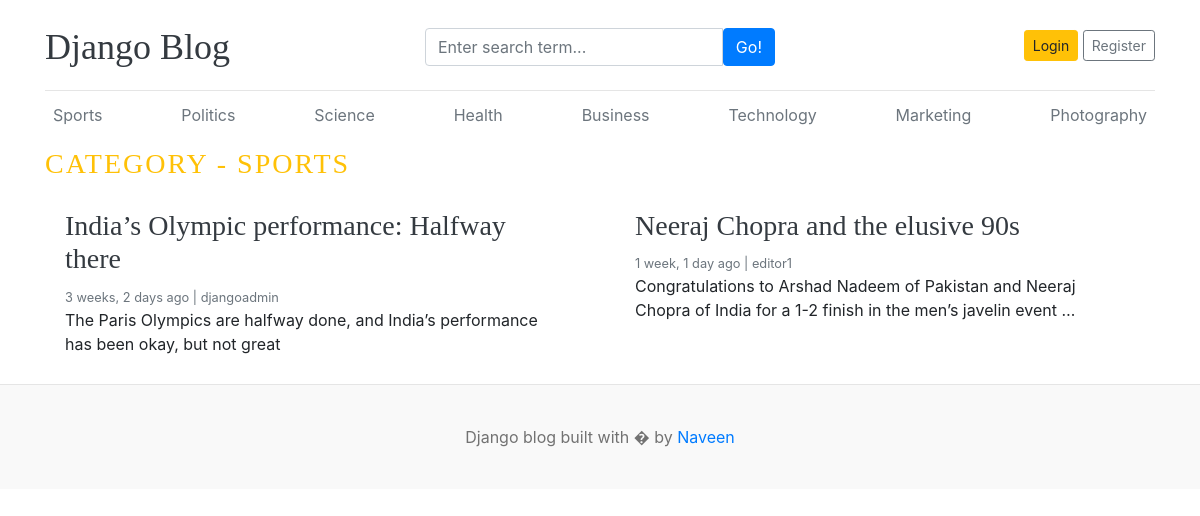
Page /category/1/ on the committed database.
### blog_mod/models.py (models this page shows, shortened)
class Category(models.Model):
    category_name = models.CharField(max_length=50, unique=True)
    created_at = models.DateTimeField(auto_now_add=True)
    updated_at = models.DateTimeField(auto_now=True)
    class Meta:
        verbose_name_plural = "categories"

class Blog(models.Model):
    title = models.CharField(max_length=100)
    slug = models.SlugField(max_length=150, unique=True, blank=True) # blank=true means it is optional field
    category = models.ForeignKey(Category, on_delete=models.CASCADE)
    author = models.ForeignKey(User, models.CASCADE)
    featured_image = models.ImageField(upload_to="uploads/%Y/%m/%d")
    short_description = models.TextField(max_length=500)
    blog_body = models.TextField(max_length=2000)
    status = models.CharField(max_length=20, choices=STATUS_CHOICES, default="Drafts")
    is_featured = models.BooleanField(default=False)
    created_at = models.DateTimeField(auto_now_add=True)
    updated_at = models.DateTimeField(auto_now=True)

### blog_mod/views.py (the view)
# urls.py: path("<int:category_id>/",views.posts_by_category, name = "posts_by_category")
def posts_by_category(request, category_id):
    posts = Blog.objects.filter(status="Published", category_id=category_id)
    category = get_object_or_404(Category, id=category_id)
    context = {"posts": posts, "category": category}
    return render(request, "category.html", context)

### blog_mod/context_processors.py (called while the page is built)
def get_category(request):
    categories = Category.objects.all()
    return dict(categories=categories)

def get_socialLinks(request):
    social_links = SocialLinks.objects.all()
    return dict(social_links=social_links)

### templates/category.html (shortened to what this page needs)
{% extends 'base.html' %}
{% block content %}
  <h3 class="text-uppercase text-warning" style="letter-spacing: 2px">Category - {{ category.category_name }}</h3>
  <div class="row mb-2">
    {% if posts %}
      {% for post in posts %}
        <div class="col-md-6">
          <div class="card border-0">
            <div class="card-body">
              <h3><a href="{% url 'blogs' post.slug %}" class="text-dark">{{ post.title }}</a></h3>
              <small class="mb-1 text-muted">{{ post.created_at|timesince }} ago | {{ post.author }}</small>
              <p class="card-text">{{ post.short_description|truncatewords:20 }}</p>
            </div>
          </div>
        </div>
      {% endfor %}
    {% else %}
      <p>No Posts Found</p>
    {% endif %}
  </div>
{% endblock %}

### templates/base.html (shortened to what this page needs)
{% load static %}
<!DOCTYPE html>
<html lang="en">
  <head>
    <link href="https://getbootstrap.com/docs/4.0/dist/css/bootstrap.min.css" rel="stylesheet" />
    <link rel="stylesheet" href="https://cdnjs.cloudflare.com/ajax/libs/font-awesome/4.7.0/css/font-awesome.min.css">
    <link href="{% static 'css/blog.css' %}" rel="stylesheet" />
  </head>
  <body>
    <div class="container">
      <header class="blog-header py-3">
        <div class="row flex-nowrap justify-content-between align-items-center">
          <div class="col-4 pt-1">
            <a class="blog-header-logo text-dark" href="/">Django Blog</a>
          </div>
          <div class="col-4 pt-1">
            <form action="{% url 'search' %}" method="GET">
              <div class="input-group">
                <input class="form-control" type="text" name="keyword" placeholder="Enter search term..." aria-label="Enter search term..." aria-describedby="button-search" />
                <button type="submit" class="btn btn-primary" id="button-search" type="button">Go!</button>
              </div>
            </form>
          </div>
          <div class="col-4 d-flex justify-content-end align-items-center">
            {% if not user.is_authenticated %}
              <a class="btn btn-sm btn-warning" href="{% url 'login' %}">Login</a> &nbsp;
              <a class="btn btn-sm btn-outline-secondary" href="{% url 'register' %}">Register</a>
            {% else %}
              <span><a class="btn btn-sm btn-warning" href="{% url 'dashboard' %}">Dashboard</a></span>
              &emsp;
              <span><a class="btn btn-sm btn-warning" href="{% url 'logout' %}">Logout</a></span>
            {% endif %}
          </div>
        </div>
      </header>
      <div class="nav-scroller py-1 mb-2">
        <nav class="nav d-flex justify-content-between">
          {% for cat in categories %}
            <a class="p-2 text-muted" href="{% url 'posts_by_category' cat.id %}">{{ cat.category_name }}</a>
          {% endfor %}
        </nav>
      </div>
      {% block content %}
      {% endblock %}
    </div>
    <footer class="blog-footer">
      <p>
        Django blog built with � by <a href="#">Naveen</a>
      </p>
    </footer>
  </body>
</html>

### static/css/blog.css (style rules this page uses)
.blog-header { border-bottom: 1px solid #e5e5e5; }
.blog-header-logo { font-family: "Playfair Display", Georgia, "Times New Roman", serif; font-size: 2.25rem; }
h1, h2, h3, h4, h5, h6 { font-family: "Playfair Display", Georgia, "Times New Roman", serif; }
.blog-footer { padding: 2.5rem 0; color: #727272; text-align: center; background-color: #f9f9f9; border-top: .05rem solid #e5e5e5; }
.blog-footer p:last-child { margin-bottom: 0; }

### rows in the picture
Category: category_name "Sports", category_name "SPORTS"
Category: category_name "Politics"
Category: category_name "Science"
Category: category_name "Health"
Category: category_name "Business"
Category: category_name "Technology"
Category: category_name "Marketing"
Category: category_name "Photography"
Blog: title "India’s Olympic performance: Halfway there", created_at "3 weeks, 2 days", author "djangoadmin", short_description "The Paris Olympics are halfway done, and India’s performance has been okay, but not great"
Blog: title "Neeraj Chopra and the elusive 90s", created_at "1 week, 1 day", author "editor1", short_description "Congratulations to Arshad Nadeem of Pakistan and Neeraj Chopra of India for a 1-2 finish in the men’s javelin event …"
